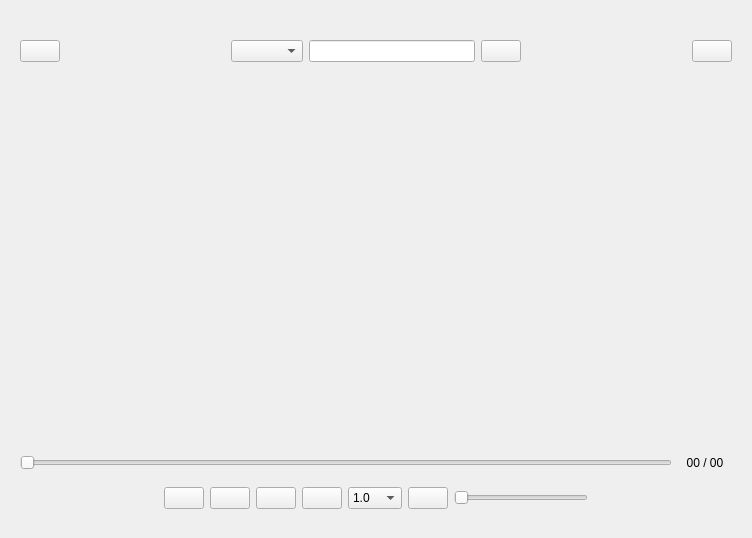
<?xml version="1.0" encoding="UTF-8"?>
<ui version="4.0">
 <class>App</class>
 <widget class="QWidget" name="App">
  <property name="geometry">
   <rect>
    <x>0</x>
    <y>0</y>
    <width>752</width>
    <height>538</height>
   </rect>
  </property>
  <property name="windowTitle">
   <string>music_player</string>
  </property>
  <property name="windowIcon">
   <iconset resource="icons.qrc">
    <normaloff>:/pic/icons/title.png</normaloff>:/pic/icons/title.png</iconset>
  </property>
  <layout class="QGridLayout" name="gridLayout">
   <item row="0" column="0" colspan="2">
    <widget class="QWidget" name="widget" native="true">
     <property name="minimumSize">
      <size>
       <width>637</width>
       <height>61</height>
      </size>
     </property>
     <layout class="QHBoxLayout" name="horizontalLayout">
      <item>
       <widget class="QPushButton" name="home_pushButton">
        <property name="toolTip">
         <string>&lt;b&gt;返回主页&lt;/b&gt;</string>
        </property>
        <property name="text">
         <string/>
        </property>
        <property name="icon">
         <iconset resource="icons.qrc">
          <normaloff>:/pic/icons/home.png</normaloff>:/pic/icons/home.png</iconset>
        </property>
       </widget>
      </item>
      <item>
       <spacer name="horizontalSpacer">
        <property name="orientation">
         <enum>Qt::Horizontal</enum>
        </property>
        <property name="sizeHint" stdset="0">
         <size>
          <width>40</width>
          <height>20</height>
         </size>
        </property>
       </spacer>
      </item>
      <item>
       <widget class="QComboBox" name="api_comboBox">
        <property name="toolTip">
         <string>&lt;b&gt;选择API&lt;/b&gt;</string>
        </property>
       </widget>
      </item>
      <item>
       <widget class="QLineEdit" name="search_lineEdit"/>
      </item>
      <item>
       <widget class="QPushButton" name="search_pushButton">
        <property name="toolTip">
         <string>&lt;b&gt;搜索&lt;b/&gt;</string>
        </property>
        <property name="text">
         <string/>
        </property>
        <property name="icon">
         <iconset resource="icons.qrc">
          <normaloff>:/pic/icons/search.png</normaloff>:/pic/icons/search.png</iconset>
        </property>
       </widget>
      </item>
      <item>
       <spacer name="horizontalSpacer_2">
        <property name="orientation">
         <enum>Qt::Horizontal</enum>
        </property>
        <property name="sizeHint" stdset="0">
         <size>
          <width>40</width>
          <height>20</height>
         </size>
        </property>
       </spacer>
      </item>
      <item>
       <widget class="QPushButton" name="login_pushButton">
        <property name="toolTip">
         <string>&lt;b&gt;登录当前API&lt;/b&gt;</string>
        </property>
        <property name="text">
         <string/>
        </property>
        <property name="icon">
         <iconset resource="icons.qrc">
          <normaloff>:/pic/icons/login.png</normaloff>:/pic/icons/login.png</iconset>
        </property>
       </widget>
      </item>
     </layout>
    </widget>
   </item>
   <item row="1" column="0">
    <widget class="QWidget" name="widget_2" native="true">
     <property name="minimumSize">
      <size>
       <width>120</width>
       <height>341</height>
      </size>
     </property>
    </widget>
   </item>
   <item row="1" column="1">
    <widget class="QWidget" name="main_widget" native="true">
     <property name="minimumSize">
      <size>
       <width>511</width>
       <height>341</height>
      </size>
     </property>
    </widget>
   </item>
   <item row="2" column="0" colspan="2">
    <widget class="QWidget" name="widget_3" native="true">
     <property name="minimumSize">
      <size>
       <width>631</width>
       <height>80</height>
      </size>
     </property>
     <layout class="QGridLayout" name="gridLayout_2">
      <item row="0" column="0">
       <widget class="QSlider" name="progress_Slider">
        <property name="enabled">
         <bool>false</bool>
        </property>
        <property name="minimumSize">
         <size>
          <width>531</width>
          <height>18</height>
         </size>
        </property>
        <property name="orientation">
         <enum>Qt::Horizontal</enum>
        </property>
       </widget>
      </item>
      <item row="0" column="1">
       <widget class="QLabel" name="progress_label">
        <property name="minimumSize">
         <size>
          <width>54</width>
          <height>16</height>
         </size>
        </property>
        <property name="text">
         <string>00 / 00</string>
        </property>
        <property name="alignment">
         <set>Qt::AlignCenter</set>
        </property>
       </widget>
      </item>
      <item row="1" column="0" colspan="2">
       <widget class="QWidget" name="widget_5" native="true">
        <property name="minimumSize">
         <size>
          <width>601</width>
          <height>31</height>
         </size>
        </property>
        <layout class="QHBoxLayout" name="horizontalLayout_2">
         <item>
          <spacer name="horizontalSpacer_3">
           <property name="orientation">
            <enum>Qt::Horizontal</enum>
           </property>
           <property name="sizeHint" stdset="0">
            <size>
             <width>40</width>
             <height>20</height>
            </size>
           </property>
          </spacer>
         </item>
         <item>
          <widget class="QPushButton" name="previous_song_pushButton">
           <property name="toolTip">
            <string>&lt;b&gt;上一曲&lt;/b&gt;</string>
           </property>
           <property name="text">
            <string/>
           </property>
           <property name="icon">
            <iconset resource="icons.qrc">
             <normaloff>:/pic/icons/previous.png</normaloff>:/pic/icons/previous.png</iconset>
           </property>
          </widget>
         </item>
         <item>
          <widget class="QPushButton" name="toggle_play_state_pushButton">
           <property name="toolTip">
            <string>&lt;b&gt;播放&lt;b/&gt;</string>
           </property>
           <property name="text">
            <string/>
           </property>
           <property name="icon">
            <iconset resource="icons.qrc">
             <normaloff>:/pic/icons/play.png</normaloff>:/pic/icons/play.png</iconset>
           </property>
          </widget>
         </item>
         <item>
          <widget class="QPushButton" name="next_song_pushButton">
           <property name="toolTip">
            <string>&lt;b&gt;下一曲&lt;b/&gt;</string>
           </property>
           <property name="text">
            <string/>
           </property>
           <property name="icon">
            <iconset resource="icons.qrc">
             <normaloff>:/pic/icons/next.png</normaloff>:/pic/icons/next.png</iconset>
           </property>
          </widget>
         </item>
         <item>
          <widget class="QPushButton" name="stop_play_pushButton">
           <property name="toolTip">
            <string>&lt;b&gt;停止&lt;/b&gt;</string>
           </property>
           <property name="text">
            <string/>
           </property>
           <property name="icon">
            <iconset resource="icons.qrc">
             <normaloff>:/pic/icons/stop.png</normaloff>:/pic/icons/stop.png</iconset>
           </property>
          </widget>
         </item>
         <item>
          <widget class="QComboBox" name="playback_rate_comboBox">
           <property name="toolTip">
            <string>&lt;b&gt;播放速率&lt;/b&gt;</string>
           </property>
           <property name="currentText">
            <string>1.0</string>
           </property>
           <property name="currentIndex">
            <number>2</number>
           </property>
           <item>
            <property name="text">
             <string>0.5</string>
            </property>
           </item>
           <item>
            <property name="text">
             <string>0.75</string>
            </property>
           </item>
           <item>
            <property name="text">
             <string>1.0</string>
            </property>
           </item>
           <item>
            <property name="text">
             <string>1.25</string>
            </property>
           </item>
           <item>
            <property name="text">
             <string>1.5</string>
            </property>
           </item>
           <item>
            <property name="text">
             <string>1.75</string>
            </property>
           </item>
           <item>
            <property name="text">
             <string>2.0</string>
            </property>
           </item>
           <item>
            <property name="text">
             <string>2.5</string>
            </property>
           </item>
           <item>
            <property name="text">
             <string>3.0</string>
            </property>
           </item>
          </widget>
         </item>
         <item>
          <widget class="QPushButton" name="volume_pushButton">
           <property name="toolTip">
            <string>&lt;b&gt;音量&lt;/b&gt;</string>
           </property>
           <property name="text">
            <string/>
           </property>
           <property name="icon">
            <iconset resource="icons.qrc">
             <normaloff>:/pic/icons/sound_on.png</normaloff>:/pic/icons/sound_on.png</iconset>
           </property>
          </widget>
         </item>
         <item>
          <widget class="QSlider" name="volume_Slider">
           <property name="maximum">
            <number>100</number>
           </property>
           <property name="pageStep">
            <number>10</number>
           </property>
           <property name="orientation">
            <enum>Qt::Horizontal</enum>
           </property>
           <property name="tickPosition">
            <enum>QSlider::NoTicks</enum>
           </property>
          </widget>
         </item>
         <item>
          <spacer name="horizontalSpacer_4">
           <property name="orientation">
            <enum>Qt::Horizontal</enum>
           </property>
           <property name="sizeHint" stdset="0">
            <size>
             <width>40</width>
             <height>20</height>
            </size>
           </property>
          </spacer>
         </item>
        </layout>
       </widget>
      </item>
     </layout>
    </widget>
   </item>
  </layout>
 </widget>
 <resources>
  <include location="icons.qrc"/>
 </resources>
 <connections/>
</ui>
